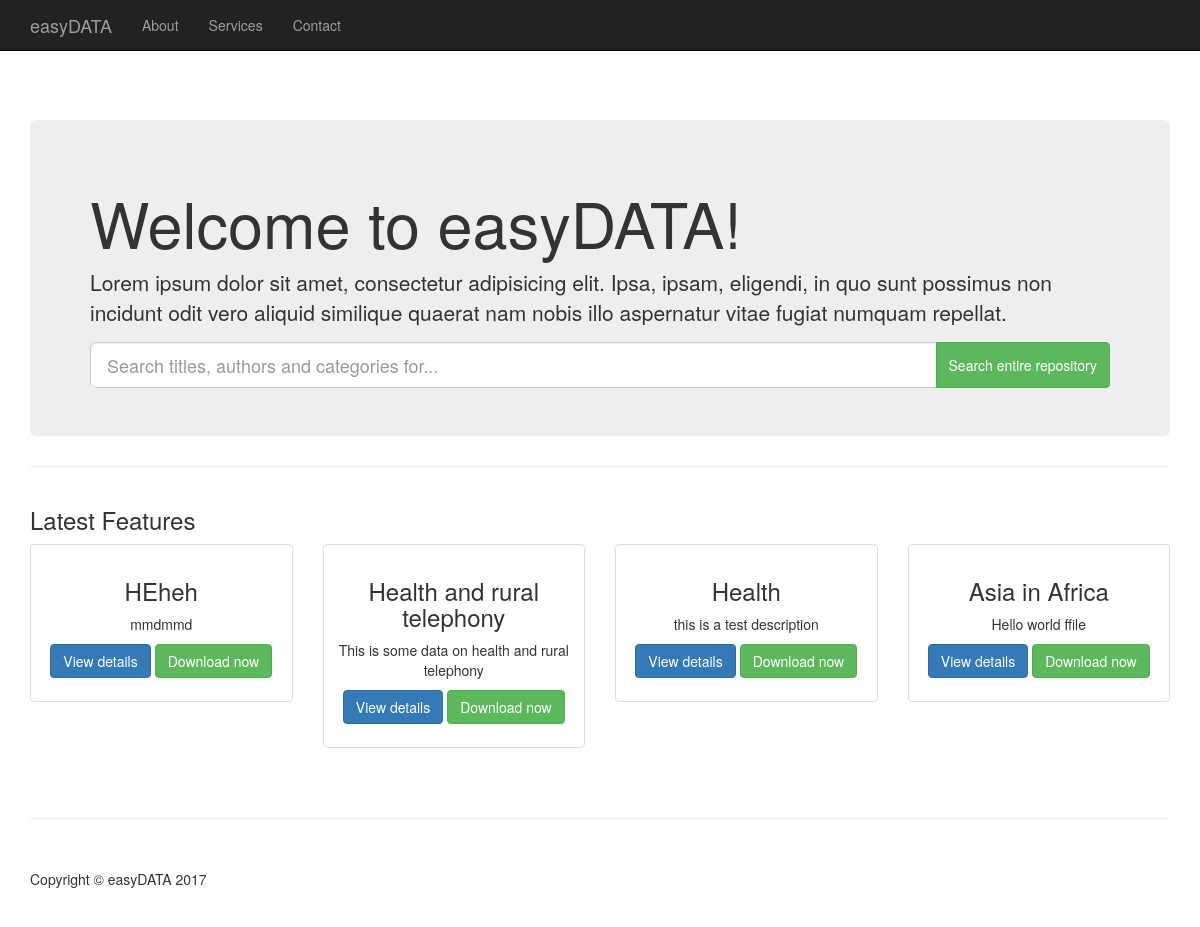
The page / on the database its author committed.
### tables this page shows
CREATE TABLE IF NOT EXISTS `researchdata` (
`id` int(11) NOT NULL,
  `title` text NOT NULL,
  `category` text NOT NULL,
  `sdescription` text NOT NULL,
  `ldescription` text NOT NULL,
  `abstract` text NOT NULL,
  `link` text NOT NULL,
  `author` varchar(100) NOT NULL,
  `pdate` date NOT NULL,
  `update` timestamp NOT NULL DEFAULT CURRENT_TIMESTAMP ON UPDATE CURRENT_TIMESTAMP
);

### index.php (the view, shortened to what this page needs)
<!DOCTYPE html>
<html lang="en">
<head>
    <link href="css/bootstrap.min.css" rel="stylesheet">
    <link href="css/heroic-features.css" rel="stylesheet">
</head>
<body>
<?php
    include 'header.php';
?>
    <div class="container">
        <header class="jumbotron hero-spacer">
            <h1>Welcome to easyDATA!</h1>
            <p>Lorem ipsum dolor sit amet, consectetur adipisicing elit. Ipsa, ipsam, eligendi, in quo sunt possimus non incidunt odit vero aliquid similique quaerat nam nobis illo aspernatur vitae fugiat numquam repellat.</p>
            <form action="search.php" method="get" accept-charset="utf-8">
                <div class="row">
                <div class="col-lg-12">
                    <div class="input-group">
                    <input type="text" name="search" required class="form-control input-lg" placeholder="Search titles, authors and categories for...">
                    <span class="input-group-btn">
                       <input class="btn btn-success btn-large" type="submit" style="height: 46px" value="Search entire repository" />
                    </span>
                    </div>
                </div>
                </div>
            </form>
        </header>
        <hr>
        <div class="row">
            <div class="col-lg-12">
                <h3>Latest Features</h3>
            </div>
        </div>
        <div class="row text-center">
        <?php
        include 'dbconnect.php';
        $query = "SELECT id, title, sdescription, link FROM researchdata ORDER BY id LIMIT 4";
        $result = mysqli_query($con, $query);
        foreach ($result as $row) {
            $id = $row['id'];
        ?>
            <div class="col-md-3 col-sm-6 hero-feature">
                <div class="thumbnail">
                    <div class="caption">
                        <h3><?php echo $row['title'];?></h3>
                        <p><?php echo $row['sdescription'];?></p>
                        <p>
                            <a href="<?php echo "description.php?id=$id";?>" class="btn btn-primary">View details</a>
                            <a href="<?php echo $row['link'];?>" class="btn btn-success" download="<?php echo $row['title'];?>">Download now</a>
                        </p>
                    </div>
                </div>
            </div>
            <?php
            }
            ?>
        </div>
        <hr>
        <footer>
            <div class="row">
                <div class="col-lg-12">
                    <p>Copyright &copy; easyDATA <?php ECHO DATE('Y')?></p>
                </div>
            </div>
        </footer>
    </div>
</body>
</html>

### header.php (shortened to what this page needs)
<nav class="navbar navbar-inverse navbar-fixed-top" role="navigation">
    <div class="container">
        <div class="navbar-header">
            <a class="navbar-brand" href="#">easyDATA</a>
        </div>
        <div class="collapse navbar-collapse" id="bs-example-navbar-collapse-1">
            <ul class="nav navbar-nav">
                <li>
                    <a href="#">About</a>
                </li>
                <li>
                    <a href="#">Services</a>
                </li>
                <li>
                    <a href="#">Contact</a>
                </li>
            </ul>
        </div>
    </div>
</nav>

### css/heroic-features.css (style rules this page uses)
body { padding-top: 70px; }
.hero-spacer { margin-top: 50px; }
.hero-feature { margin-bottom: 30px; }
footer { margin: 50px 0; }

### rows shown on the page
researchdata: title "HEheh", sdescription "mmdmmd"
researchdata: title "Health and rural telephony", sdescription "This is some data on health and rural telephony"
researchdata: title "Health", sdescription "this is a test description"
researchdata: title "Asia in Africa", sdescription "Hello world ffile"

### other values the page prints
DATE('Y') "2017"
